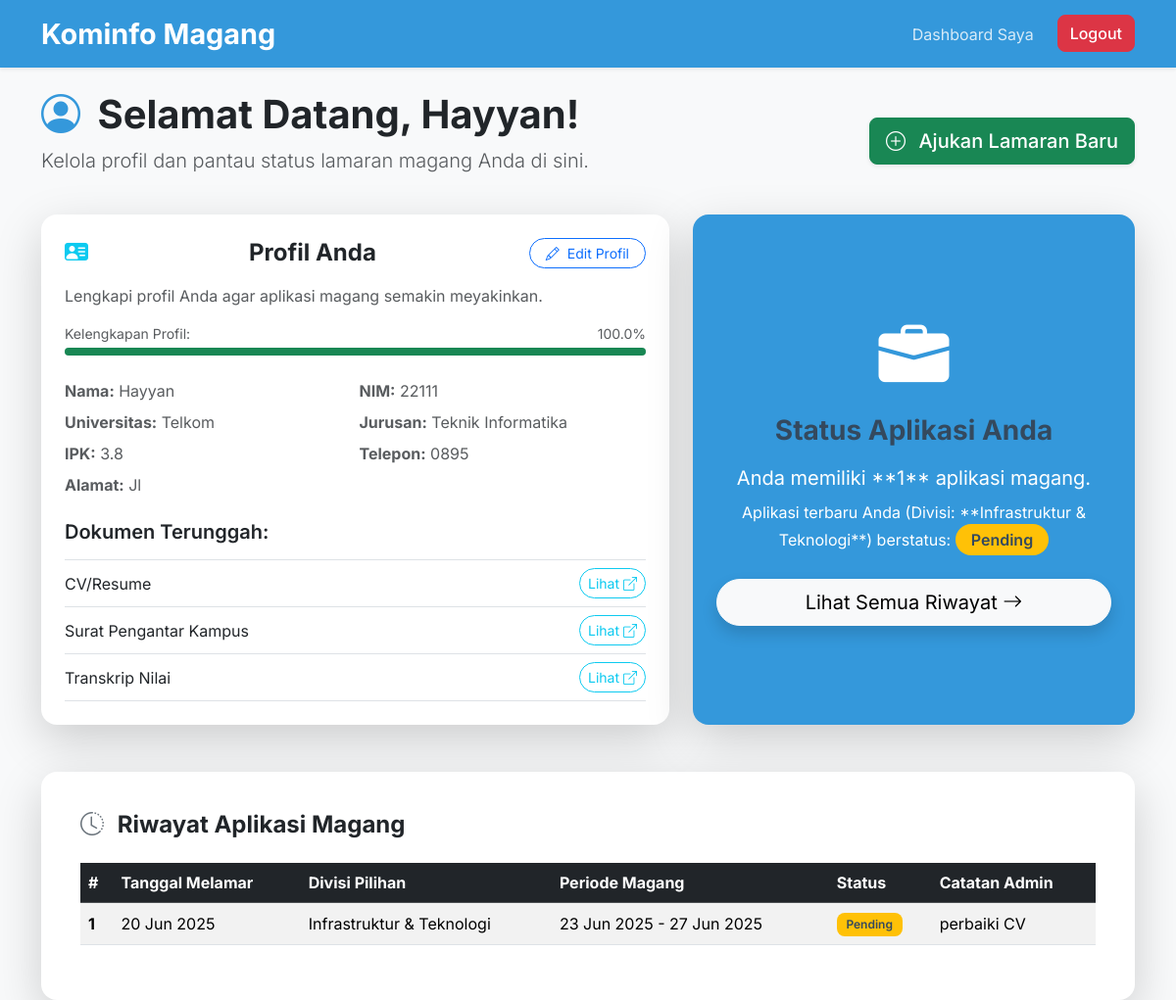
Screenshot of /dashboard/mahasiswa (signed in) with the database file from the repository.
### database.py (models this page shows, shortened)
class User(db.Model):
    id = db.Column(db.Integer, primary_key=True)
    username = db.Column(db.String(80), unique=True, nullable=False)
    email = db.Column(db.String(120), unique=True, nullable=False)
    password_hash = db.Column(db.String(128), nullable=False)
    role = db.Column(db.String(20), default='mahasiswa') # Peran pengguna: 'mahasiswa' atau 'admin'
    is_active = db.Column(db.Boolean, default=True) # Status akun aktif/tidak aktif
    mahasiswa_profile = db.relationship('MahasiswaProfile', backref='user', uselist=False)
    applications = db.relationship('Application', backref='user', lazy=True)

class MahasiswaProfile(db.Model):
    id = db.Column(db.Integer, primary_key=True)
    user_id = db.Column(db.Integer, db.ForeignKey('user.id'), unique=True, nullable=False) # Foreign Key ke tabel User
    full_name = db.Column(db.String(100), nullable=True)
    nim = db.Column(db.String(50), unique=True, nullable=True)
    university = db.Column(db.String(100), nullable=True)
    major = db.Column(db.String(100), nullable=True)
    gpa = db.Column(db.Float, nullable=True)
    phone_number = db.Column(db.String(20), nullable=True)
    address = db.Column(db.String(200), nullable=True)
    cv_path = db.Column(db.String(200), nullable=True)
    surat_pengantar_path = db.Column(db.String(200), nullable=True)
    transkrip_nilai_path = db.Column(db.String(200), nullable=True)

class Application(db.Model):
    id = db.Column(db.Integer, primary_key=True)
    user_id = db.Column(db.Integer, db.ForeignKey('user.id'), nullable=False) # Foreign Key ke tabel User
    applied_date = db.Column(db.DateTime, default=datetime.datetime.utcnow) # Tanggal dan waktu lamaran
    status = db.Column(db.String(50), default='Pending') # Status lamaran (Pending, Reviewed, Accepted, Rejected, Interview)
    preferred_division = db.Column(db.String(100), nullable=True) # Divisi yang diminati
    start_date = db.Column(db.Date, nullable=True) # Tanggal mulai magang yang diinginkan
    end_date = db.Column(db.Date, nullable=True) # Tanggal selesai magang yang diinginkan
    admin_notes = db.Column(db.Text, nullable=True) # Catatan internal untuk admin

### app.py (the view)
@app.route('/dashboard/mahasiswa')
@login_required(role='mahasiswa')
def user_dashboard(user):
    profile = MahasiswaProfile.query.filter_by(user_id=user.id).first()
    applications = Application.query.filter_by(user_id=user.id).order_by(Application.applied_date.desc()).all()
    return render_template('dashboard_user.html', user=user, profile=profile, applications=applications)

### templates/dashboard_user.html (shortened to what this page needs)
{% extends "base.html" %}
{% block content %}
<div class="row mb-4 align-items-center">
    <div class="col-md-8">
        <h1 class="mb-0 fw-bold text-dark">
            <i class="bi bi-person-circle text-primary me-2"></i> Selamat Datang, {{ user.username | title }}!
        </h1>
        <p class="text-muted lead mt-2">Kelola profil dan pantau status lamaran magang Anda di sini.</p>
    </div>
    <div class="col-md-4 text-md-end">
        <a href="{{ url_for('apply_magang') }}" class="btn btn-success btn-lg shadow-sm">
            <i class="bi bi-plus-circle me-2"></i> Ajukan Lamaran Baru
        </a>
    </div>
</div>
<div class="row g-4 mb-5">
    <div class="col-lg-7">
        <div class="card shadow-lg border-0 h-100 rounded-4">
            <div class="card-body p-4">
                <h2 class="card-title fs-4 fw-bold text-dark mb-3 d-flex justify-content-between align-items-center">
                    <i class="bi bi-person-vcard-fill text-info me-2"></i> Profil Anda
                    <a href="{{ url_for('edit_profile') }}" class="btn btn-sm btn-outline-primary rounded-pill px-3">
                        <i class="bi bi-pencil me-1"></i> Edit Profil
                    </a>
                </h2>
                <p class="text-muted mb-3">Lengkapi profil Anda agar aplikasi magang semakin meyakinkan.</p>
                {% if profile %}
                    {% set completed_fields = 0 %}
                    {% set total_fields = 10 %}
                    {% if profile.full_name %} {% set completed_fields = completed_fields + 1 %} {% endif %}
                    {% if profile.nim %} {% set completed_fields = completed_fields + 1 %} {% endif %}
                    {% if profile.university %} {% set completed_fields = completed_fields + 1 %} {% endif %}
                    {% if profile.major %} {% set completed_fields = completed_fields + 1 %} {% endif %}
                    {% if profile.gpa is not none %} {% set completed_fields = completed_fields + 1 %} {% endif %}
                    {% if profile.phone_number %} {% set completed_fields = completed_fields + 1 %} {% endif %}
                    {% if profile.address %} {% set completed_fields = completed_fields + 1 %} {% endif %}
                    {% if profile.cv_path %} {% set completed_fields = completed_fields + 1 %} {% endif %}
                    {% if profile.surat_pengantar_path %} {% set completed_fields = completed_fields + 1 %} {% endif %}
                    {% if profile.transkrip_nilai_path %} {% set completed_fields = completed_fields + 1 %} {% endif %}
                    {% set percentage = ((completed_fields / total_fields) * 100) | round(0) %}
                    {% set progress_color = 'bg-success' if percentage == 100 else 'bg-warning' if percentage > 50 else 'bg-danger' %}
                    <div class="mb-4">
                        <div class="d-flex justify-content-between mb-1">
                            <small class="text-muted">Kelengkapan Profil:</small>
                            <small class="text-muted">{{ percentage }}%</small>
                        </div>
                        <div class="progress" style="height: 8px;">
                            <div class="progress-bar {{ progress_color }}" role="progressbar" style="width: {{ percentage }}%;" aria-valuenow="{{ percentage }}" aria-valuemin="0" aria-valuemax="100"></div>
                        </div>
                    </div>
                    <div class="row g-2 text-muted mb-4">
                        <div class="col-md-6"><strong>Nama:</strong> {{ profile.full_name or '-' }}</div>
                        <div class="col-md-6"><strong>NIM:</strong> {{ profile.nim or '-' }}</div>
                        <div class="col-md-6"><strong>Universitas:</strong> {{ profile.university or '-' }}</div>
                        <div class="col-md-6"><strong>Jurusan:</strong> {{ profile.major or '-' }}</div>
                        <div class="col-md-6"><strong>IPK:</strong> {{ profile.gpa or '-' }}</div>
                        <div class="col-md-6"><strong>Telepon:</strong> {{ profile.phone_number or '-' }}</div>
                        <div class="col-12"><strong>Alamat:</strong> {{ profile.address or '-' }}</div>
                    </div>
                    <h3 class="fs-5 fw-semibold text-dark mb-3">Dokumen Terunggah:</h3>
                    <ul class="list-group list-group-flush border-top border-bottom">
                        <li class="list-group-item d-flex justify-content-between align-items-center py-2 px-0">
                            CV/Resume
                            {% if profile.cv_path %}
                                <a href="{{ url_for('static', filename='uploads/' + profile.cv_path) }}" target="_blank" class="btn btn-sm btn-outline-info rounded-pill">Lihat <i class="bi bi-box-arrow-up-right"></i></a>
                            {% else %}
                                <span class="badge bg-danger">Belum diunggah</span>
                            {% endif %}
                        </li>
                        <li class="list-group-item d-flex justify-content-between align-items-center py-2 px-0">
                            Surat Pengantar Kampus
                            {% if profile.surat_pengantar_path %}
                                <a href="{{ url_for('static', filename='uploads/' + profile.surat_pengantar_path) }}" target="_blank" class="btn btn-sm btn-outline-info rounded-pill">Lihat <i class="bi bi-box-arrow-up-right"></i></a>
                            {% else %}
                                <span class="badge bg-danger">Belum diunggah</span>
                            {% endif %}
                        </li>
                        <li class="list-group-item d-flex justify-content-between align-items-center py-2 px-0">
                            Transkrip Nilai
                            {% if profile.transkrip_nilai_path %}
                                <a href="{{ url_for('static', filename='uploads/' + profile.transkrip_nilai_path) }}" target="_blank" class="btn btn-sm btn-outline-info rounded-pill">Lihat <i class="bi bi-box-arrow-up-right"></i></a>
                            {% else %}
                                <span class="badge bg-danger">Belum diunggah</span>
                            {% endif %}
                        </li>
                    </ul>
                {% else %}
                    <div class="alert alert-info text-center py-4 my-4" role="alert">
                        <i class="bi bi-info-circle-fill me-2"></i> Profil Anda belum lengkap. Silakan <a href="{{ url_for('edit_profile') }}" class="alert-link text-decoration-none">lengkapi profil Anda</a> untuk melanjutkan.
                    </div>
                {% endif %}
            </div>
        </div>
    </div>
    <div class="col-lg-5">
        <div class="card shadow-lg border-0 h-100 rounded-4 bg-primary text-white">
            <div class="card-body p-4 d-flex flex-column justify-content-center text-center">
                <i class="bi bi-briefcase-fill display-2 mb-3 text-white"></i>
                <h2 class="card-title fs-3 fw-bold mb-3">Status Aplikasi Anda</h2>
                {% if applications %}
                    <p class="card-text fs-5 mb-2">Anda memiliki **{{ applications | length }}** aplikasi magang.</p>
                    {% set latest_app = applications[0] %}
                    <p class="card-text fs-6 mb-4">Aplikasi terbaru Anda (Divisi: **{{ latest_app.preferred_division or '-' }}**) berstatus:
                        <span class="badge fs-6 py-2 px-3 rounded-pill
                            {% if latest_app.status == 'Accepted' %}bg-success
                            {% elif latest_app.status == 'Rejected' %}bg-danger
                            {% elif latest_app.status == 'Pending' %}bg-warning text-dark
                            {% elif latest_app.status == 'Reviewed' %}bg-info
                            {% elif latest_app.status == 'Interview' %}bg-secondary
                            {% else %}bg-light text-dark{% endif %}">
                            {{ latest_app.status }}
                        </span>
                    </p>
                    <a href="#riwayat-aplikasi" class="btn btn-light btn-lg rounded-pill shadow">Lihat Semua Riwayat <i class="bi bi-arrow-right"></i></a>
                {% else %}
                    <p class="card-text fs-5 mb-4">Anda belum memiliki aplikasi magang. Ayo mulai perjalanan Anda!</p>
                    <a href="{{ url_for('apply_magang') }}" class="btn btn-light btn-lg rounded-pill shadow">Ajukan Lamaran Pertama <i class="bi bi-arrow-right"></i></a>
                {% endif %}
            </div>
        </div>
    </div>
</div>
<div class="card shadow-lg border-0 p-4 rounded-4" id="riwayat-aplikasi">
    <div class="card-body">
        <h2 class="card-title fs-4 fw-bold text-dark mb-4">
            <i class="bi bi-clock-history text-secondary me-2"></i> Riwayat Aplikasi Magang
        </h2>
        {% if applications %}
            <div class="table-responsive">
                <table class="table table-striped table-hover align-middle">
                    <thead class="table-dark">
                        <tr>
                            <th scope="col">#</th>
                            <th scope="col">Tanggal Melamar</th>
                            <th scope="col">Divisi Pilihan</th>
                            <th scope="col">Periode Magang</th>
                            <th scope="col">Status</th>
                            <th scope="col">Catatan Admin</th>
                        </tr>
                    </thead>
                    <tbody>
                        {% for app in applications %}
                        <tr>
                            <th scope="row">{{ loop.index }}</th>
                            <td>{{ app.applied_date.strftime('%d %b %Y') }}</td>
                            <td>{{ app.preferred_division or 'N/A' }}</td>
                            <td>
                                {% if app.start_date and app.end_date %}
                                    {{ app.start_date.strftime('%d %b %Y') }} - {{ app.end_date.strftime('%d %b %Y') }}
                                {% else %}
                                    -
                                {% endif %}
                            </td>
                            <td>
                                <span class="badge
                                    {% if app.status == 'Accepted' %}bg-success
                                    {% elif app.status == 'Rejected' %}bg-danger
                                    {% elif app.status == 'Pending' %}bg-warning text-dark
                                    {% elif app.status == 'Reviewed' %}bg-info
                                    {% elif app.status == 'Interview' %}bg-primary
                                    {% else %}bg-secondary{% endif %}">
                                    {{ app.status }}
                                </span>
                            </td>
                            <td>{{ app.admin_notes or '-' }}</td>
                        </tr>
                        {% endfor %}
                    </tbody>
                </table>
            </div>
        {% else %}
            <div class="alert alert-secondary text-center py-4" role="alert">
                <i class="bi bi-exclamation-circle me-2"></i> Anda belum mengajukan lamaran magang.
            </div>
        {% endif %}
    </div>
</div>
{% endblock %}

### static/css/custom.css (style rules this page uses)
:root { --bs-primary: #3498db; --bs-primary-rgb: 52, 152, 219; --bs-secondary: #bdc3c7; --bs-success: #2ecc71; --bs-danger: #e74c3c; --bs-warning: #f39c12; --bs-info: #3498db; --bs-dark: #34495e; --bs-light: #ecf0f1; }
body { font-family: 'Inter', sans-serif; background-color: var(--bs-light); }
.btn-danger, .btn-success { border-radius: 0.5rem; font-weight: 500; transition: transform 0.2s ease; }
.card { border: none; border-radius: 1rem; box-shadow: 0 8px 16px rgba(0, 0, 0, 0.1); }
.card-title { color: var(--bs-dark); }
.badge { font-weight: 600; padding: 0.5em 0.8em; border-radius: 0.5rem; }
.badge.bg-warning { color: var(--bs-dark) !important; }

### rows the page displays
User: username "Hayyan"
MahasiswaProfile: full_name "Hayyan", nim "22111", university "Telkom", major "Teknik Informatika", gpa "3.8", phone_number "0895", address "Jl"
Application: preferred_division "Infrastruktur & Teknologi", status "Pending", applied_date "20 Jun 2025", start_date "23 Jun 2025", end_date "27 Jun 2025", admin_notes "perbaiki CV"

### other values shown
{{ percentage }} "100.0"
{{ applications | length }} "1"
